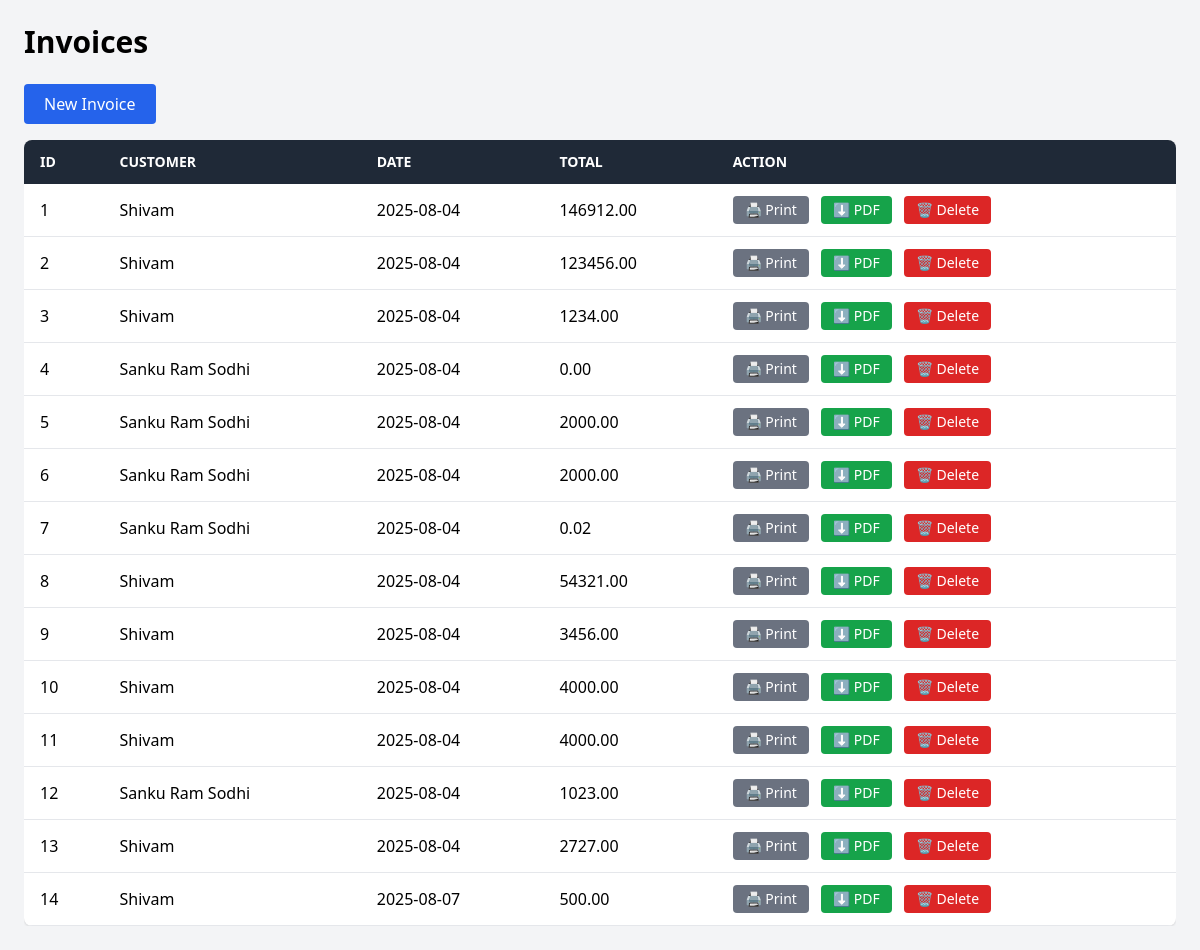
/invoices (signed in), run on the app's committed database.
### app.py (models this page shows)
class BaseModel(Model):
    class Meta:
        database = db

class Invoice(BaseModel):
    customer = ForeignKeyField(Customer, backref='invoices')
    date = CharField(default=lambda: datetime.now().strftime('%Y-%m-%d'))
    @property
    def total(self):
        return sum(item.price for item in self.items)

class Customer(BaseModel):
    name = CharField()
    email = CharField()

class Item(BaseModel):
    invoice = ForeignKeyField(Invoice, backref='items')
    description = CharField()
    price = FloatField()

### app.py (the view)
@app.route('/invoices')
@login_required
def invoices_page():
    invoices = Invoice.select().join(Customer)
    return render_template('invoices.html', invoices=invoices)

### app.py (called while the page is built)
@login_manager.user_loader
def load_user(user_id):
    return User.get_or_none(User.id == int(user_id))

### templates/invoices.html (shortened to what this page needs)
<!DOCTYPE html>
<html>
<head>
    <script src="https://cdn.tailwindcss.com"></script>
</head>
<body class="p-6 bg-gray-100 min-h-screen">
    <h2 class="text-3xl font-semibold mb-6">Invoices</h2>
    <a href="/invoices/new" class="inline-block bg-blue-600 hover:bg-blue-700 text-white px-5 py-2 rounded mb-4">
        New Invoice
    </a>
    <div class="overflow-x-auto">
        <table class="min-w-full bg-white shadow rounded-lg overflow-hidden">
            <thead class="bg-gray-800 text-white">
                <tr>
                    <th class="text-left py-3 px-4 uppercase font-semibold text-sm">ID</th>
                    <th class="text-left py-3 px-4 uppercase font-semibold text-sm">Customer</th>
                    <th class="text-left py-3 px-4 uppercase font-semibold text-sm">Date</th>
                    <th class="text-left py-3 px-4 uppercase font-semibold text-sm">Total</th>
                    <th class="text-left py-3 px-4 uppercase font-semibold text-sm">Action</th>
                </tr>
            </thead>
            <tbody>
                {% for invoice in invoices %}
                <tr class="border-b hover:bg-gray-100">
                    <td class="py-3 px-4">{{ invoice.id }}</td>
                    <td class="py-3 px-4">{{ invoice.customer.name }}</td>
                    <td class="py-3 px-4">{{ invoice.date }}</td>
                    <td class="py-3 px-4">{{ "%.2f"|format(invoice.total) }}</td>
                    <td class="py-3 px-4 space-x-2">
                        <a href="{{ url_for('print_invoice', invoice_id=invoice.id) }}" target="_blank"
                           class="inline-block bg-gray-500 hover:bg-gray-600 text-white px-3 py-1 rounded text-sm">🖨 Print</a>
                        <a href="{{ url_for('download_invoice_pdf', invoice_id=invoice.id) }}"
                           class="inline-block bg-green-600 hover:bg-green-700 text-white px-3 py-1 rounded text-sm">⬇ PDF</a>
                        <button onclick="confirmDelete({{ invoice.id }})"
                                class="inline-block bg-red-600 hover:bg-red-700 text-white px-3 py-1 rounded text-sm">🗑 Delete</button>
                    </td>
                </tr>
                {% endfor %}
            </tbody>
        </table>
    </div>
</body>
</html>

### data on the page
Invoice: id "1", customer.name "Shivam", date "2025-08-04"
Item: total "146912.00"
Invoice: id "2", customer.name "Shivam", date "2025-08-04"
Item: total "123456.00"
Invoice: id "3", customer.name "Shivam", date "2025-08-04"
Item: total "1234.00"
Invoice: id "4", customer.name "Sanku Ram Sodhi", date "2025-08-04", total "0.00"
Invoice: id "5", customer.name "Sanku Ram Sodhi", date "2025-08-04"
Item: total "2000.00"
Invoice: id "6", customer.name "Sanku Ram Sodhi", date "2025-08-04"
Item: total "2000.00"
Invoice: id "7", customer.name "Sanku Ram Sodhi", date "2025-08-04"
Item: total "0.02"
Invoice: id "8", customer.name "Shivam", date "2025-08-04"
Item: total "54321.00"
Invoice: id "9", customer.name "Shivam", date "2025-08-04"
Item: total "3456.00"
Invoice: id "10", customer.name "Shivam", date "2025-08-04"
Item: total "4000.00"
Invoice: id "11", customer.name "Shivam", date "2025-08-04"
Item: total "4000.00"
Invoice: id "12", customer.name "Sanku Ram Sodhi", date "2025-08-04"
Item: total "1023.00"
Invoice: id "13", customer.name "Shivam", date "2025-08-04"
Item: total "2727.00"
Invoice: id "14", customer.name "Shivam", date "2025-08-07"
Item: total "500.00"
